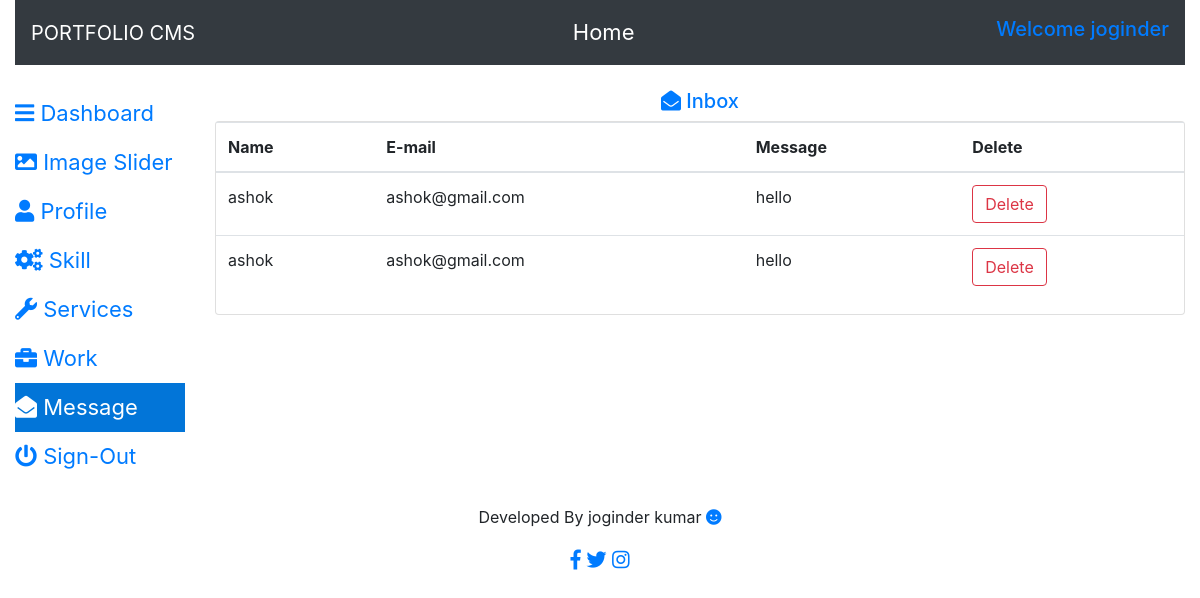
Page /admin/msg.php (signed in) on the committed database.
### tables this page shows
CREATE TABLE `msg` (
  `id` int(11) NOT NULL,
  `visiter_name` varchar(255) NOT NULL,
  `email` varchar(255) NOT NULL,
  `msg` text NOT NULL
);

### admin/msg.php (the view, shortened to what this page needs)
<?php include "../config/db.php";?>
<?php include "includes/header.php";?>
<body>
<?php include "includes/navbar.php";?>
<br>
    <div class="col-sm-12">
    <div class="row">
    <div class="col-sm-2">
    <?php include "navigations/msg_nav.php"; ?>
    </div>
    <div class="col-sm-10">
   <div class="">
   <h5 class="text-center text-primary"><i class="fa fas fa-envelope-open"></i> Inbox
    </h5>
   </div>
   <div class="card">
   <table class="table table-hover">
  <thead>
    <tr>
      <th scope="col">Name</th>
      <th scope="col">E-mail</th>
      <th scope="col">Message</th>
      <th scope="col">Delete</th>
    </tr>
  </thead>
  <tbody>
    <tr>
    <?php
   $query = "SELECT * FROM msg ";
   $result = mysqli_query($conn,$query);
   while($row=mysqli_fetch_array($result)){
     $id = $row['id'];
     $name = $row['visiter_name'];
     $email = $row['email'];
     $message = $row['msg'];
   ?>
      <td><?php echo $name; ?></td>
      <td><?php echo $email; ?></td>
      <td><?php echo $message; ?></td>
      <td>  <a href="msg.php?delete=<?php echo $id; ?>" class="btn btn-outline-danger">Delete</a> </td>
    </tr>
    <?php } ?>
  </tbody>
</table>
</div>
    </div>
    </div>
    </div>
    <?php include "includes/footer.php";?>

### rows in the picture
msg: visiter_name "ashok", email "ashok@gmail.com", msg "hello"
msg: visiter_name "ashok", email "ashok@gmail.com", msg "hello"

### other values in the picture
$_SESSION['username'] "joginder"
